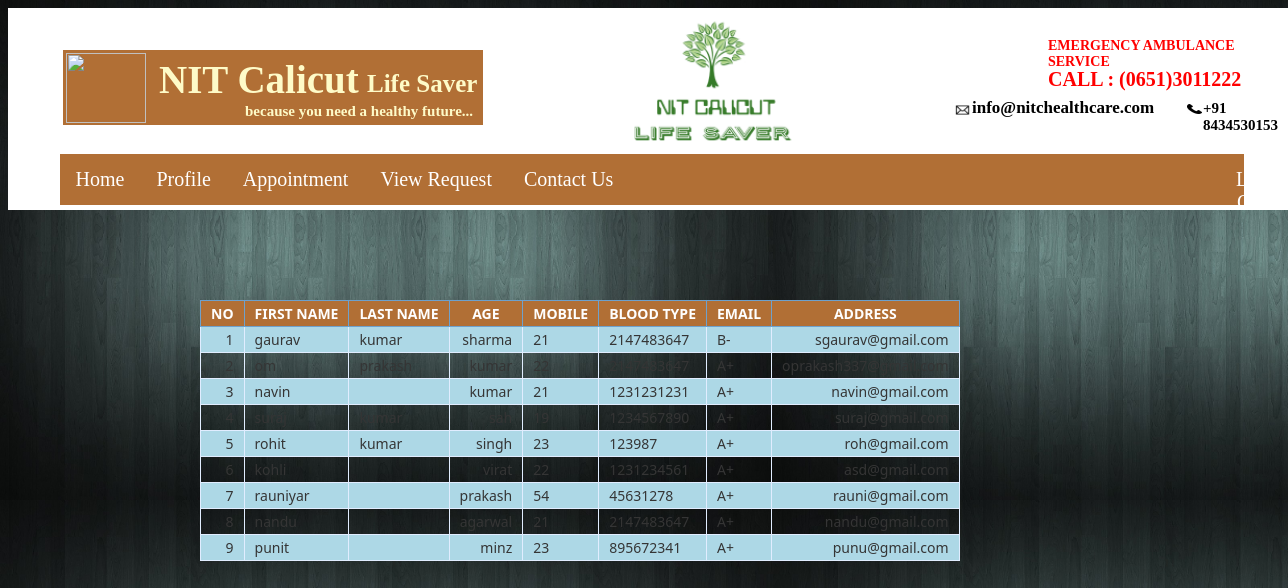
/admin_view_profile.php, run on the app's committed database.
### tables this page shows
CREATE TABLE `register` (
  `donorid` int(11) NOT NULL,
  `firstname` varchar(15) NOT NULL,
  `middlename` varchar(15) NOT NULL,
  `lastname` varchar(15) NOT NULL,
  `age` int(2) NOT NULL,
  `mobile` int(10) NOT NULL,
  `bloodtype` varchar(4) NOT NULL,
  `email` varchar(50) NOT NULL,
  `address` varchar(30) NOT NULL,
  `password` varchar(10) NOT NULL,
  `c_password` varchar(15) NOT NULL,
  `security` varchar(100) NOT NULL,
  `answer` varchar(30) NOT NULL
);

### admin_view_profile.php (the view, shortened to what this page needs)
<!DOCTYPE html PUBLIC "-//W3C//DTD XHTML 1.0 Transitional//EN" "http://www.w3.org/TR/xhtml1/DTD/xhtml1-transitional.dtd">
<html>
<head>
  <link rel="stylesheet" type="text/css" href="home.css">
    </head>
  <body>
<div id="nav2">
<div id="lx8">
<img src="nit_logo.jpg"></img>
<font id="lx9">NIT Calicut</font>
<font id="lx10">Life Saver</font>
<font id="lx11">because you need a healthy future...</font>
</div>
 <img src="mainlogo.png" style="height:150px; width:200px;position:absolute;top:0px;">
<font>EMERGENCY AMBULANCE SERVICE</font>
<font id="f1">CALL : (0651)3011222</font>
<img id="i1" src="mail1.jpg">
<font id="f2">info@nitchealthcare.com</font>
<font id="f3">+91 8434530153</font>
<img id="i2" src="call.jpg">
</div>
<div id="nav1">
<ul>
  <li><a href="admin_home.php">Home</a></li>
  <li class="dropdown">
    <a href="javascript:void(0)" class="dropbtn">Profile</a>
  </li>
 <li class="dropdown">
    <a href="javascript:void(0)" class="dropbtn">Appointment</a>
  </li>
	<li class="dropdown">
    <a href="view_bood_request.php" class="dropbtn">View Request</a>
  </li>
	<li><a href="admin_view_contact.php">Contact Us</a></li>
	<li style="position:absolute;left:1200px"><a href="logout.php">Log Out</a></li>
</ul>
</div>
 	<table class="data-table" style="position:absolute; top:300px;left:200px;">
		<thead>
			<tr>
				<th>NO</th>
				<th>FIRST NAME</th>
                <th>LAST NAME</th>
				<th>AGE</th>
				<th>MOBILE</th>
				<th>BLOOD TYPE</th>
				<th>EMAIL</th>
                <th>ADDRESS</th>
			</tr>
		</thead>
		<tbody>
		<?php
		include "make_connection.php";
$sql= "select * from register";
$result = mysqli_query($conn,$sql);
		$no 	= 1;
		while ($row = mysqli_fetch_array($result))
		{
			echo '<tr>
					<td>'.$no.'</td>
					<td>'.$row[1].'</td>
					<td>'.$row[2].'</td>
					<td>'.$row[3].'</td>
					<td>'.$row[4].'</td>
					<td>'.$row[5].'</td>
                    <td>'.$row[6].'</td>
                    <td>'.$row[7].'</td>
				</tr>';
			$no++;
		}?>
		</tbody>
	</table>
</body>
</html>

### make_connection.php (shortened to what this page needs)
<html>
<body>
</body>
</html>

### home.css (style rules this page uses)
body { background:url(texture.jpg); background-size:60% 500px; height:400px; }
#nav2 { margin-top:0%; font-size:20px; background-color:white; position:absolute; width:100%; height:150px; }
#nav1 { margin-top:0%; font-size:20px; background-color:white; width:100%; height:60px; position:absolute; top:150px; }
ul { list-style-type: none; margin-top:.3%; margin-left:4%; margin-right:4%; padding: 0; overflow: hidden; background-color: #b16f35; bottom:200px; }
li { float: left; }
li a, .dropbtn { display: inline-block; color: white; text-align: center; padding: 14px 16px; text-decoration: none; }
li.dropdown { display: inline-block; }
#nav2 img { width:100px; height:80px; position:absolute; left:600px; top:40px; }
#nav2 font { position:absolute; left:1040px; top:30px; font-size:14px; font-weight:bold; color:red; }
#nav2 #f1 { position:absolute; left:1040px; top:60px; font-size:20px; font-weight:bold; color:red; }
#nav2 #f2 { position:absolute; left:964px; top:90px; font-size:17px; font-weight:bold; color:black; }
#nav2 #i1 { width:21px; height:16px; position:absolute; left:944px; top:94px; }
#nav2 #f3 { position:absolute; left:1195px; top:92px; font-size:15px; font-weight:bold; color:black; }
#nav2 #i2 { width:15px; height:10px; position:absolute; left:1179px; top:96px; }
#nav2 #lx8 { height:75px; width:420px; background:#b16f35; color:#fefbc8; font-size:25px; line-height:42px; position:absolute; left:55px; top:42px; }
#nav2 #lx8 img { height:70px; width:80px; position:absolute; top:3px; left:3px; }
#nav2 #lx8 #lx9 { font-size:39px; color:#fefbc8; position:absolute; top:9px; left:96px; }
#nav2 #lx8 #lx10 { font-size:25px; color:#fefbc8; position:absolute; top:13px; left:304px; }
#nav2 #lx8 #lx11 { font-size:15px; color:#fefbc8; position:absolute; top:40px; left:182px; }

### admin_view_profile.php (style rules this page uses)
table { position:absolute; top:300px; left:180px; font-family: "Lucida Sans Unicode", "Lucida Grande", "Segoe Ui"; font-size: 7px; }
table td { transition: all .5s; }
.data-table { border-collapse: collapse; font-size: 14px; min-width: 537px; }
.data-table th, .data-table td { border: 1px solid #e1edff; padding: 3px 10px; }
.data-table thead th { background-color:#b16f35; color: #FFFFFF; border-color: #6ea1cc !important; text-transform: uppercase; }
.data-table tbody td { color: #353535; }
.data-table tbody td:first-child, .data-table tbody td:nth-child(4), .data-table tbody td:last-child { text-align: right; }
.data-table tbody tr:nth-child(odd) td { background-color: #ADD8E6; }

### data on the page
register: firstname "gaurav", middlename "kumar", lastname "sharma", age "21", mobile "2147483647", bloodtype "B-", email "sgaurav@gmail.com"
register: firstname "om", middlename "prakash", lastname "kumar", age "22", mobile "2147483647", bloodtype "A+", email "oprakash337@gmail.com"
register: firstname "navin", lastname "kumar", age "21", mobile "1231231231", bloodtype "A+", email "navin@gmail.com"
register: middlename "kumar", mobile "1234567890", bloodtype "A+", email "suraj@gmail.com"
register: firstname "rohit", middlename "kumar", lastname "singh", age "23", mobile "123987", bloodtype "A+", email "roh@gmail.com"
register: firstname "kohli", lastname "virat", age "22", mobile "1231234561", bloodtype "A+", email "asd@gmail.com"
register: firstname "rauniyar", lastname "prakash", age "54", mobile "45631278", bloodtype "A+", email "rauni@gmail.com"
register: firstname "nandu", lastname "agarwal", age "21", mobile "2147483647", bloodtype "A+", email "nandu@gmail.com"
register: firstname "punit", lastname "minz", age "23", mobile "895672341", bloodtype "A+", email "punu@gmail.com"
